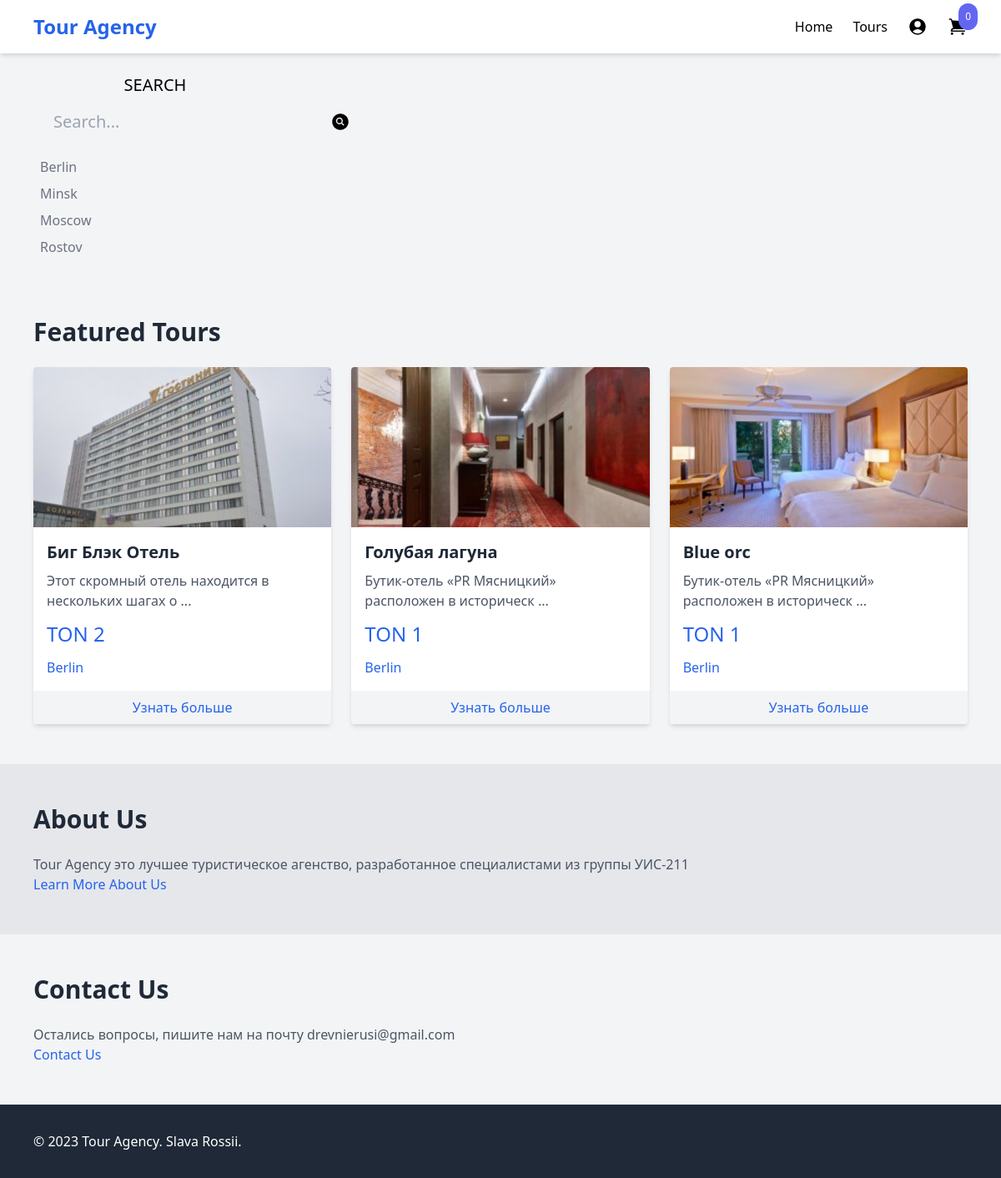
Screenshot of /shop/?category=Berlin with the database file from the repository.
### products/models.py (models this page shows, shortened)
class City(models.Model):
    name = models.CharField(max_length=20)
    class Meta:
        ordering = ('name',)
    def __str__(self):
        return self.name

class Product(models.Model):
    SHIRT_SIZES = [
        ("Lux", "Люкс"),
        ("Medium", "Медиум"),
        ("Simple", "Обчный"),
    ]
    category = models.ForeignKey(Category, related_name='products', on_delete=models.CASCADE)
    name = models.CharField(max_length=255)
    slug = models.SlugField()
    description = models.TextField(blank=True, null=True)
    price = models.PositiveIntegerField()
    created_at = models.DateTimeField(auto_now_add=True)
    image = models.ImageField(upload_to='uploads/', blank=True, null=True)
    type = models.CharField(max_length=8, choices=SHIRT_SIZES, blank=True, null=True)
    thumbnail = models.ImageField(upload_to='uploads/', blank=True, null=True)
    class Meta:
        ordering = ('-created_at',)
    def get_display_price(self):
        return self.price
    def get_city(self):
        return self.category.city
    def get_description(self):
        return self.description[0:50]
    def get_thumbnail(self):
        if self.thumbnail:
            return self.thumbnail.url

class Category(models.Model):
    name = models.CharField(max_length=255)
    city = models.ForeignKey(City, related_name='categories', on_delete=models.CASCADE)
    slug = models.SlugField()
    class Meta:
        ordering = ('name',)

### core/views.py (the view)
# urls.py: path("shop/", shop, name='shop'),
def shop(request):
    categories = Category.objects.all()
    products = Product.objects.all()
    cities = City.objects.all()
    active_category = request.GET.get('category', '')
    if active_category:
        products = products.filter(category__city__name__contains=active_category)
    query = request.GET.get('query', '')
    if query:
        products = products.filter(Q(name__icontains=query) | Q(description__icontains=query) )
        categories = categories.filter(Q(city__name__icontains=query))
    context = {
        'categories': categories,
        'products': products,
        'active_category': active_category,
        'cities': cities,
    }
    return render(request, "core/shop.html", context)

### cart/cart.py (called while the page is built)
    def __len__(self):
        return sum(item['quantity'] for item in self.cart.values())

### cart/content_processors.py (called while the page is built)
def cart(request):
    return {'cart': Cart(request)}

### core/templates/core/shop.html (shortened to what this page needs)
{% extends 'core/base.html' %}
{% block content %}
    <div class="max-w-6xl mx-auto flex flex-wrap items-start py-6 px-6 xl:px-0">
        <div class="filters w-full lg:w-1/4">
            <h3 class="mb-3 text-xl text-center  uppercase">
                Search
                <form method="get" action=".">
                    <div class="flex">
                        <input type="text" name="query" class="p-4 bg-gray-100 border-0" placeholder="Search...">
                        <button class="ml-1 p-4 bg-gray-100 border-0">
                        </button>
                    </div>
                </form>
            </h3>
            <ul class="space-y-2">
                {% for city in cities %}
                    <li><a href="{% url 'shop' %}?category={{ city.name }}" class="{% if city == active_category %}text-orange-500{% else %}text-gray-500{% endif %}">{{ city.name }}</a></li>
                {% endfor %}
            </ul>
        </div>
    </div>
    <section class="py-12">
        <div class="max-w-6xl mx-auto px-4">
            <h2 class="text-3xl font-semibold text-gray-800 mb-6">Featured Tours</h2>
            <div class="grid grid-cols-3 gap-6">
                {% for product in products %}
                  {% include 'products/partials/product_list_item.html' %}
                {% endfor %}
            </div>
        </div>
    </section>
{% endblock %}

### products/templates/products/partials/product_list_item.html
<div class="bg-white rounded shadow-md overflow-hidden">
    <a href="{% url 'product' product.slug %}">
        <img src="{{ product.get_thumbnail }}" alt="Tour Image" class="w-full h-48 object-cover">
    </a>
    <div class="p-4">
        <h3 class="text-xl font-semibold text-gray-800 mb-2">{{ product.name }}</h3>
        <p class="text-gray-600">{{ product.get_description }} ...</p>
        <p class="text-2xl text-blue-600 mt-3">TON {{ product.get_display_price }}</p>
        <p class="text-blue-600 mt-3">{{ product.get_city }}</p>
    </div>
    <div class="bg-gray-100 py-2 text-center">
        <a href="{% url 'product' product.slug %}" class="text-blue-600 hover:underline">Узнать больше</a>
    </div>
</div>

### rows the page displays
City: name "Berlin"
City: name "Minsk"
City: name "Moscow"
City: name "Rostov"
Product: get_thumbnail (picture), name "Биг Блэк Отель", get_description "Этот скромный отель находится в нескольких шагах о", get_display_price "2", get_city "Berlin"
Product: get_thumbnail (picture), name "Голубая лагуна", get_description "Бутик-отель «PR Мясницкий» расположен в историческ", get_display_price "1", get_city "Berlin"
Product: get_thumbnail (picture), name "Blue orc", get_description "Бутик-отель «PR Мясницкий» расположен в историческ", get_display_price "1", get_city "Berlin"

### other values shown
{{ cart|length }} "0"
